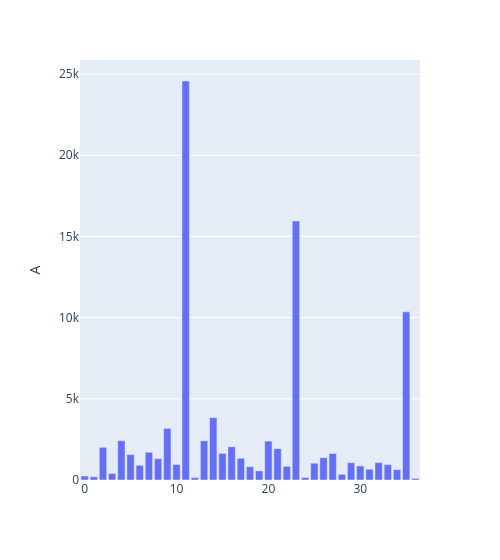

The code cell stored with this chart in its notebook:
### Code cell
px.bar(traces.groupby('frame').median(), y='A', width=500)

### Figure 1 — Plotly figure (JSON) as saved in the notebook; plotly's stock layout.template omitted (floating-point values rounded to 4 significant figures)
{"data": [{"alignmentgroup": "True", "hoverlabel": {"namelength": 0}, "hovertemplate": "A=%{y}", "legendgroup": "", "marker": {"color": "#636efa"}, "name": "", "offsetgroup": "", "orientation": "v", "showlegend": false, "textposition": "auto", "type": "bar", "xaxis": "x", "y": [246.6, 196.1, 2014.0, 399.9, 2421.0, 1567.0, 907.7, 1706.0, 1310.0, 3180.0, 955.6, 24570.0, 149.1, 2415.0, 3838.0, 1639.0, 2048.0, 1339.0, 819.7, 563.5, 2395.0, 1930.0, 841.5, 15950.0, 148.5, 1036.0, 1376.0, 1633.0, 349.7, 1065.0, 866.4, 666.1, 1071.0, 948.0, 640.3, 10360.0, 104.3], "yaxis": "y"}], "layout": {"barmode": "relative", "legend": {"tracegroupgap": 0}, "margin": {"t": 60}, "width": 500, "xaxis": {"anchor": "y", "domain": [0, 1]}, "yaxis": {"anchor": "x", "domain": [0, 1], "title": {"text": "A"}}}}
